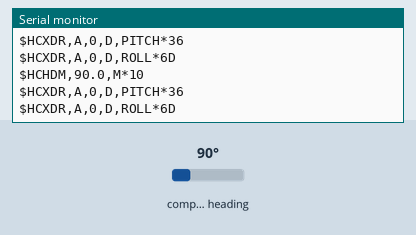
This sketch was run on a simulated Arduino Uno, built with avr-gcc and run on an emulated ATmega328P. Parts: the last lines printed to the serial monitor. Wiring (inferred from the names in the program): CMPS compass at I2C address 0x60. The inputs (shaded band) are chosen by the test bench; at power-on: compass heading 90°.

Above: at 1.2 s.
1.3 s: compass heading set to 7°
At 1.44 s:
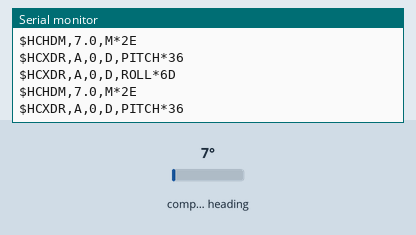
2.9 s: compass heading set to 352°
At 3.99 s:
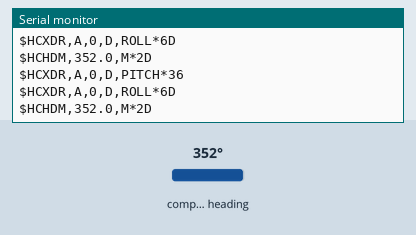
4.5 s: compass heading set to 12°
At 5.42 s:
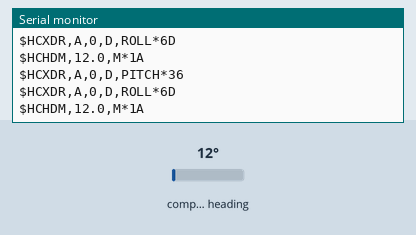
6.2 s: compass heading set to 1°
At 6.24 s:
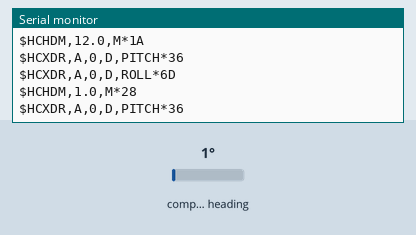
9.2 s: compass heading set to 20°
At 9.31 s:
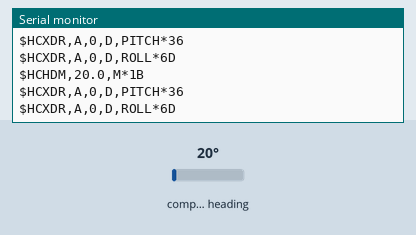
10.8 s: compass heading set to 180°
At 11.14 s:
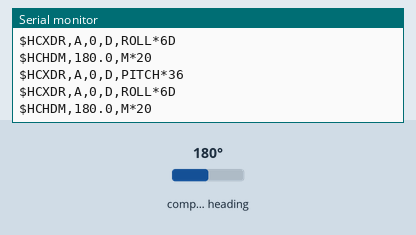
Timing chart, 0 to 13.8 s (numbered marks = the images above; inputs shaded):
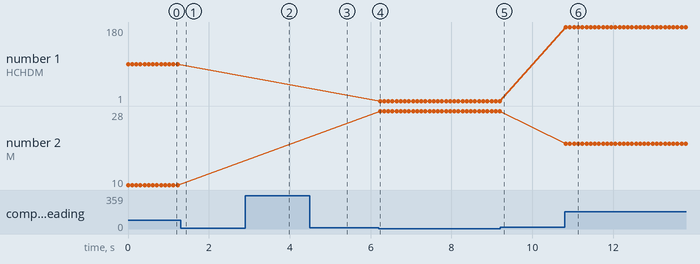

The sketch:

Arduino_CMPS14_NMEA.ino
```cpp
/*
 * Connects via I2C to a CMPS14, outputs NMEA0183 HDM sentences via Serial (38400 baud)
 * By James Henderson, 2014, adapted to output NMEA sentences by Ian Van Schaick
 */

#include <Wire.h>

#define CMPS14_ADDRESS 0x60  // Address of CMPS14 shifted right one bit for arduino wire library
#define ANGLE_8  1           // Register to read 8bit angle from

unsigned char high_byte, low_byte, angle8;
signed char pitch, roll;
float angle16;
int fine;
float bearingH; // Holds whole degrees of bearing
float bearingL; // Holds decimal digits of bearing
int bearing;
char nbsp;
char mystring[25];
char mystring2[25];
char mystring3[25];

uint8_t checksum(char *s)
{
  uint8_t c = 0;

  while (*s)
    c ^= *s++;
  return c;
}

void setup() {
  Serial.begin(38400);  // Start serial port
  Wire.begin();
  nbsp = 32;
}

void loop() {
  Wire.beginTransmission(CMPS14_ADDRESS);  //starts communication with CMPS14
  Wire.write(ANGLE_8);                     //Sends the register we wish to start reading from
  Wire.endTransmission();

  // Request 5 bytes from the CMPS14
  // this will give us the 8 bit bearing,
  // both bytes of the 16 bit bearing, pitch and roll
  Wire.requestFrom(CMPS14_ADDRESS, 5);

  while(Wire.available() < 5);        // Wait for all bytes to come back

  angle8 = Wire.read();               // Read back the 5 bytes
  high_byte = Wire.read();
  low_byte = Wire.read();
  pitch = Wire.read();
  roll = Wire.read();

  bearing = ((high_byte<<8) + low_byte) / 10;
  fine = ((high_byte<<8) + low_byte) % 10;
  byte data[128] = "$HCHDM,";
  int index = 8;
  int dataLen = 8;
  data[8] = bearing;

  //Print out NMEA 0183 string HDM
  snprintf(mystring, sizeof(mystring), "$HCHDM,%d.%d,M", bearing , fine);
  uint8_t crc = checksum(mystring + 1);
  Serial.print(mystring);
  Serial.print("*");
  if(crc < 16) Serial.print("0");
  Serial.println(crc, HEX);

  //Print out NMEA 0183 string XDR for Pitch
  snprintf(mystring2, sizeof(mystring2), "$HCXDR,A,%d,D,PITCH", pitch);
  uint8_t crc2 = checksum(mystring2 + 1);
  Serial.print(mystring2);
  Serial.print("*");
  if(crc2 < 16) Serial.print("0");
  Serial.println(crc2, HEX);

  //Print out NMEA 0183 string XDR for Roll/Heel
  snprintf(mystring3, sizeof(mystring3), "$HCXDR,A,%d,D,ROLL", roll);
  uint8_t crc3 = checksum(mystring3 + 1);
  Serial.print(mystring3);
  Serial.print("*");
  if(crc3 < 16) Serial.print("0");
  Serial.println(crc3, HEX);
  delay(100);
}
```

Measured:
- after the input at 1.3 s, the serial monitor: prints a new line at once (image 1)
- after the input at 2.9 s, the serial monitor: prints a new line after 0.06 s (image 2)
- after the input at 4.5 s, the serial monitor: prints a new line after 0.10 s (image 3)
- after the input at 6.2 s, the serial monitor: prints a new line at once (image 4)
- after the input at 9.2 s, the serial monitor: prints a new line after 0.10 s (image 5)
- after the input at 10.8 s, the serial monitor: prints a new line at once (image 6)
- plotted number 1: 1 → 180 after the input at 10.8 s
- plotted number 2: 10 → 28 after the input at 6.2 s
